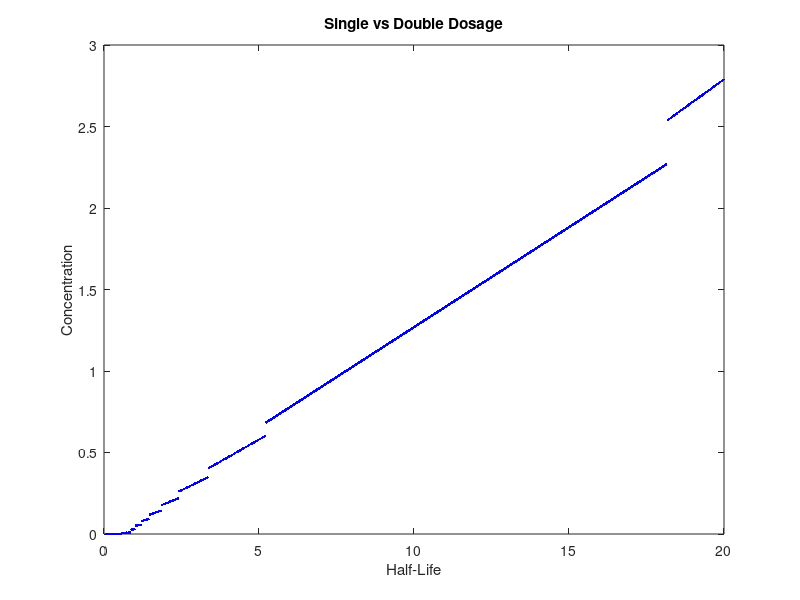

This chart was generated by the following MATLAB code:
clear all
clc

Data1 = load('data.txt');
X = (Data1(:,1))
Y = (Data1(:,2))
figure(1)
plot(X,Y,'b.')
title('Single vs Double Dosage')
xlabel('Half-Life')
ylabel('Concentration')


